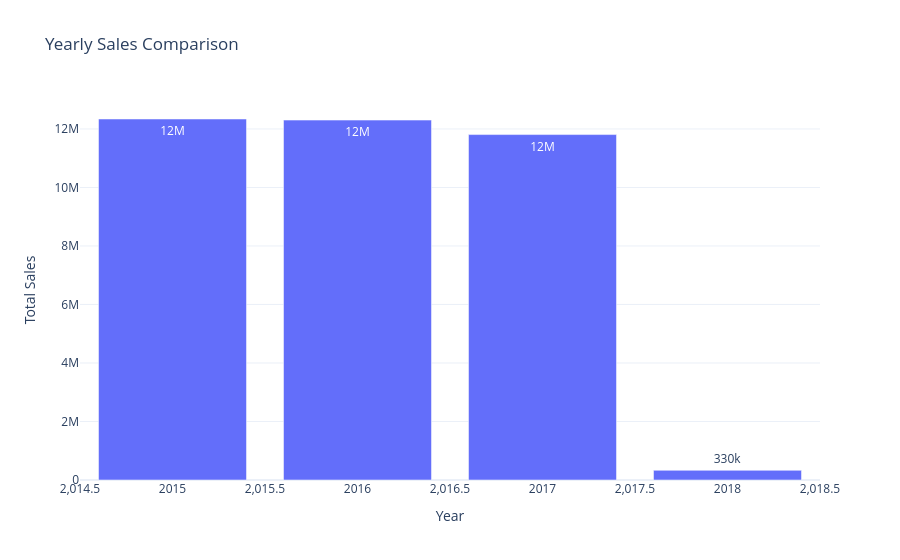

The code cell stored with this chart in its notebook:
### Code cell
import plotly.express as px

fig = px.bar(
    yearly_sales,
    x="Order Year",
    y="Total_Sales",
    title="Yearly Sales Comparison",
    text_auto=".2s"
)

fig.update_layout(
    xaxis_title="Year",
    yaxis_title="Total Sales",
    template="plotly_white"
)

fig.show()

### Figure 1 — Plotly figure (JSON) as saved in the notebook; plotly's stock layout.template omitted (floating-point values rounded to 4 significant figures)
{"data": [{"hovertemplate": "Order Year=%{x}<br>Total_Sales=%{y}<extra></extra>", "legendgroup": "", "marker": {"color": "#636efa", "pattern": {"shape": ""}}, "name": "", "orientation": "v", "showlegend": false, "textposition": "auto", "texttemplate": "%{y:.2s}", "type": "bar", "x": [2015, 2016, 2017, 2018], "xaxis": "x", "y": [12340000.0, 12300000.0, 11810000.0, 331700.0], "yaxis": "y"}], "layout": {"barmode": "relative", "legend": {"tracegroupgap": 0}, "title": {"text": "Yearly Sales Comparison"}, "xaxis": {"anchor": "y", "domain": [0, 1], "title": {"text": "Year"}}, "yaxis": {"anchor": "x", "domain": [0, 1], "title": {"text": "Total Sales"}}}}
